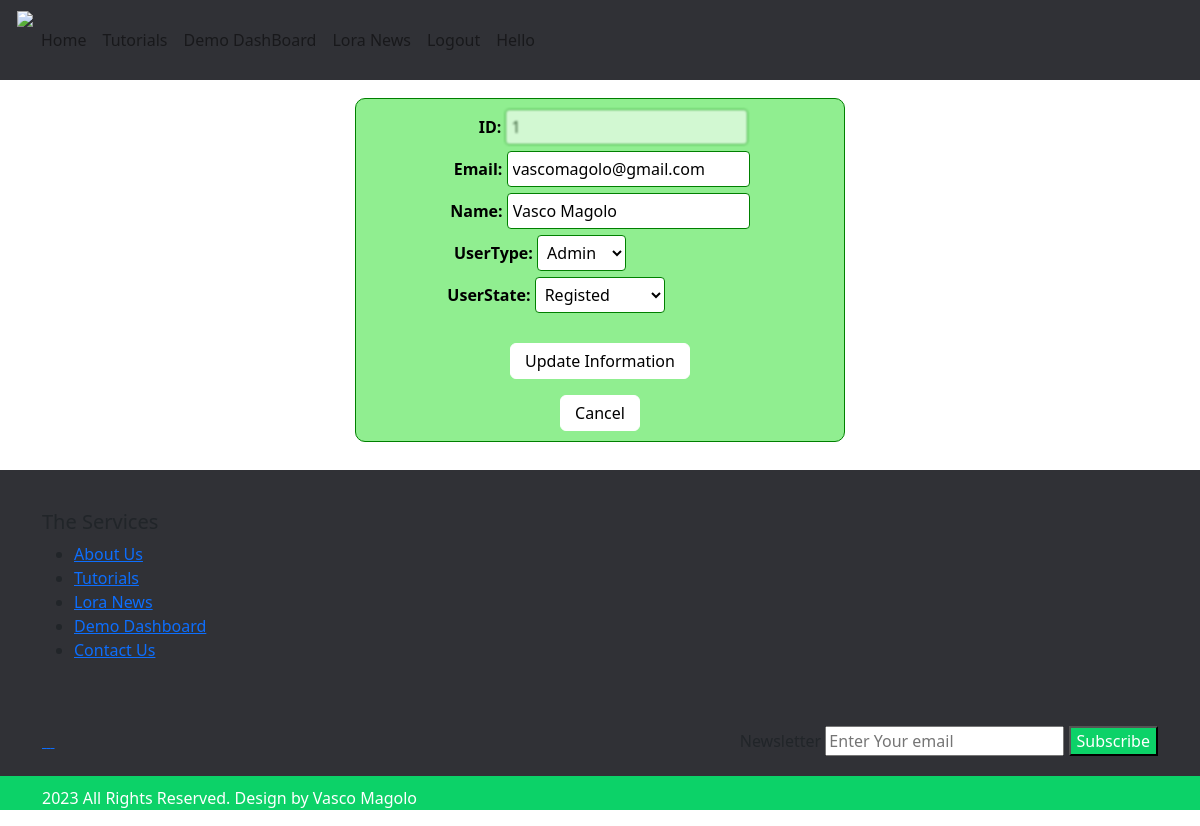
Page /website/pages/updateU.php?id=1 (signed in) on the earlier database version.
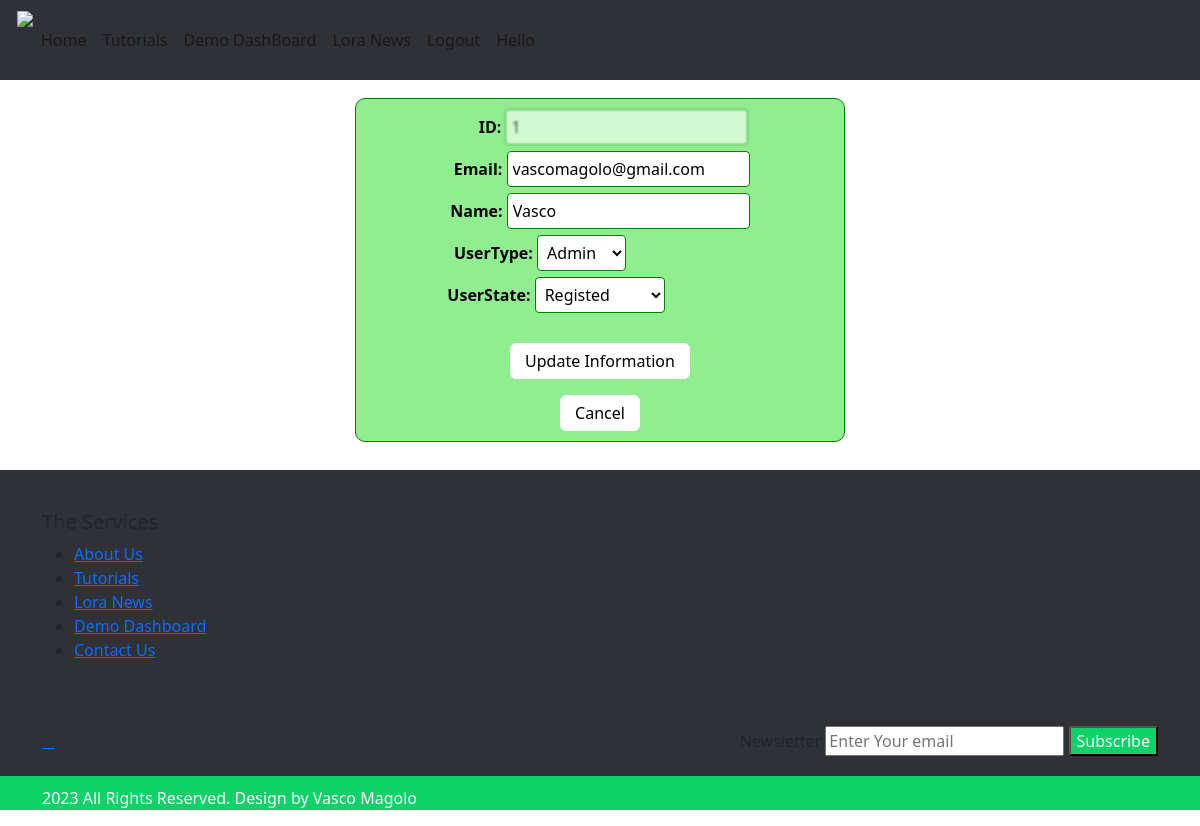
Same page on the later database version.
### tables this page shows
CREATE TABLE `users` (
  `IDuser` int(11) NOT NULL,
  `login` varchar(100) NOT NULL,
  `pass` varchar(100) NOT NULL,
  `nome` varchar(100) NOT NULL,
  `dataRegisto` timestamp NOT NULL DEFAULT CURRENT_TIMESTAMP ON UPDATE CURRENT_TIMESTAMP,
  `IDtipo` int(11) DEFAULT NULL,
  `IDestado` int(11) NOT NULL
);

### website/pages/updateU.php (the view, shortened to what this page needs)
<?php
include ('../scripts/ligaBD.php');
include ('../pages/head.php');
include ('../pages/nav.php');
$idToEdit = $_GET['id'];
$query = "SELECT IDuser, login, nome, IDtipo, IDestado from users where IDuser = ". $idToEdit;
$result = mysqli_query($ligaBD, $query);
$row = mysqli_fetch_array($result);
?>
<html>
<head>
</head>
<body >
    <div class="bodyEditUser" >
        <div class="containerEditUser" style='overflow-x:0;'>
            <form action="" id="theForm" method='Post'>
                <label class="lblEditUser" for="id" style='margin-left:1.7rem;'>ID:</label>
                <input class="inputEditUser" type="text" id="id" name="id" value="<?php echo $idToEdit; ?>" readOnly = "true"style='color:black;'> <br>
                <label class="lblEditUser" for="login"style='margin-left:0.2rem;'>Email:</label>
                <input class="inputEditUser" type="email" id="login" name="login" value="<?php echo $row[1]; ?>"> <br>
                <label class="lblEditUser" for="name">Name:</label>
                <input class="inputEditUser" type="text" id="name" name="name" value="<?php echo $row[2]; ?>"> <br>
                <label class="lblEditUser" for="idtipo" style='margin-left:-7.5rem;'>UserType:</label>
                <select class="selectEditUser" id="idtipo" name="idtipo" <?php if(($idToEdit == $_SESSION['idU']) and ($row[3] == 1)) echo "disabled"; ?> >
                    <option <?php if($row[3] == 1) echo "selected = 'selected'" ?> value="1">Admin</option>
                </select>
                <br>
                <label class="lblEditUser" for="idestado" style='margin-left:-5.5rem;'>UserState:</label>
                <select class="selectEditUser" id="idestado" name="idestado" <?php if(($idToEdit == $_SESSION['idU']) and ($row[3] == 1)) echo "disabled"; ?> > <br>
                    <option <?php if($row[4] == 3) echo "selected = 'selected'" ?> value="3">Registed</option>
                </select>
                <br> <br>
                <button class="btnEditUser" onclick=showAlertEdit()>Update Information</button><p></p>
            </form>
            <button class="btnEditUser" onclick="location.href='../pages/listausers.php'">Cancel</button>
        </div>
    </div>
</body>
<?php
include ('../pages/footer.php');
?>
</html>

Differences in the rows shown:
changed users "vascomagolo@gmail.com": name "Vasco Magolo" → "Vasco"
